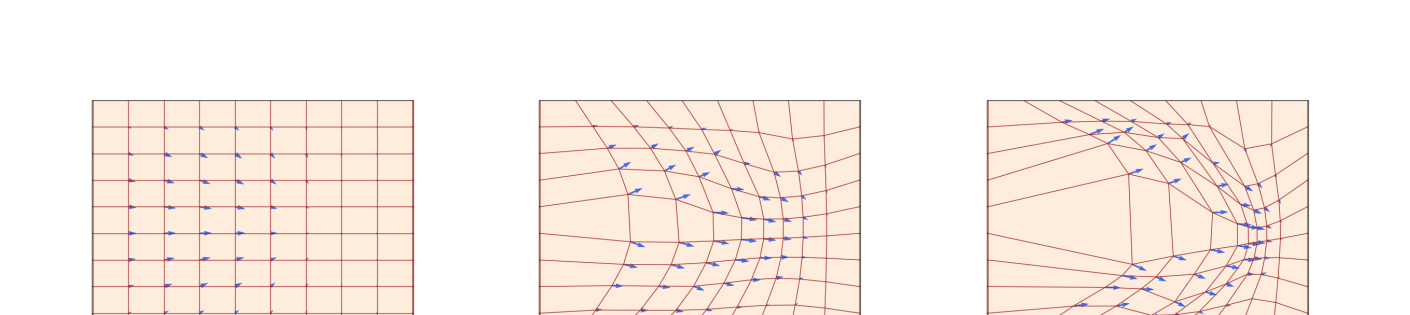
#> input picture translations/assets/fig_02_01.png, 1410 x 315 px, given in place of page_53.png, which was not available
$ python crop_ch06_fig16.py
#> lines starting #> are read from the running program, lines starting #| are printed output that depends on the picture; after the words box and inside, x2 and y2 are one past the last pixel; in counts of white or black regions, pixels touching at a corner belong together; pictures that were not available may be replaced by others from this repository, and a replacement may not be noted
"""Crop Figure 16 from page 53 (MM-DiT architecture, in ch06)."""
import sys
sys.path.insert(0, r"C:\Users\ZhangMH\Desktop\MIT6.S184\translations")
from PIL import Image
import numpy as np

PAGE = 53
PAGE_W, PAGE_H = 1700, 2200
OUT = r"C:\Users\ZhangMH\Desktop\MIT6.S184\translations\assets\fig_06_16.png"

# Search crop to find actual figure region
img = Image.open(fr"C:\Users\ZhangMH\Desktop\MIT6.S184\translations\work\pages\page_{PAGE:02d}.png")
#> img is the input picture: PIL image 1410x315 RGB; mean R, G, B 250.6, 240.5, 233.7
print(f"Page size: {img.size}")
#| Page size: (1410, 315)
# Figure 16 is at the TOP of page 53 (right after "6.3 Case Study..." header on p.53).
# Try a wide search crop
search = img.crop((0, 100, PAGE_W, int(PAGE_H * 0.5)))
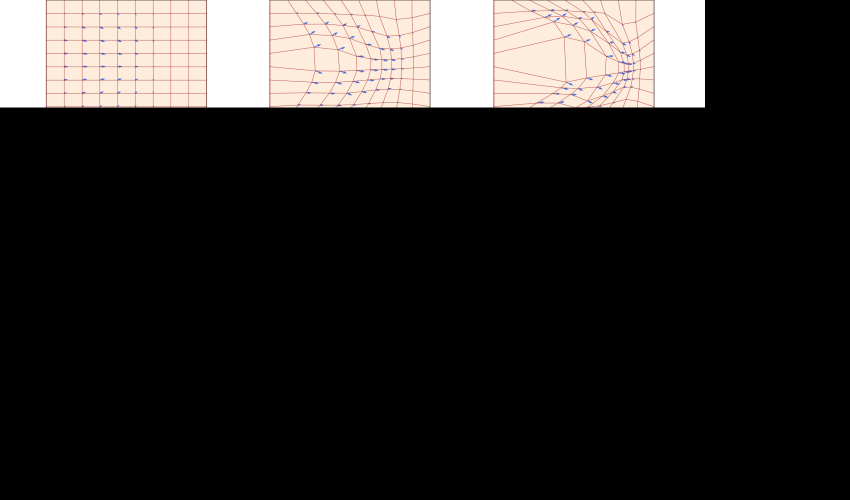
#> search: PIL image 1700x1000 RGB (shown at 1/2 size); mean R, G, B 44.3, 41.7, 39.9
search.save(fr"C:\Users\ZhangMH\Desktop\MIT6.S184\translations\work\debug_fig16_p53_search.png")
print(f"Saved search crop: 1700x{search.size[1]}")
#| Saved search crop: 1700x1000

def trim_white(im, threshold=245, pad=18):
    a = np.array(im.convert("RGB"))
    gray = a.mean(axis=2)
    mask = gray < threshold
    coords = np.argwhere(mask)
    if coords.size == 0:
        return im
    y0, x0 = coords.min(axis=0)
    y1, x1 = coords.max(axis=0)
    y0 = max(0, y0 - pad); x0 = max(0, x0 - pad)
    y1 = min(a.shape[0], y1 + pad); x1 = min(a.shape[1], x1 + pad)
    return im.crop((x0, y0, x1, y1))

# From pixel scan: figure at y=247-933, header at y=129-160, caption at y=940-972
precise = img.crop((180, 240, 1530, 940))
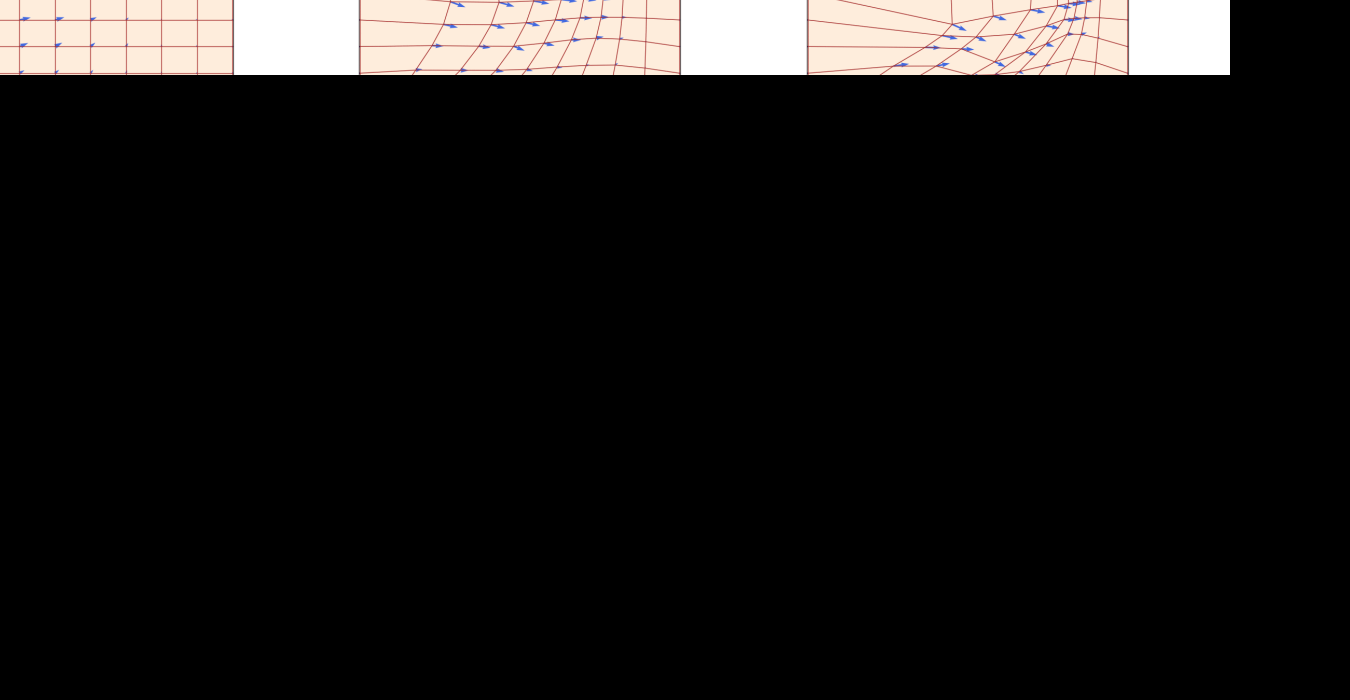
#> precise: PIL image 1350x700 RGB; mean R, G, B 24.2, 22.7, 21.7
precise.save(fr"C:\Users\ZhangMH\Desktop\MIT6.S184\translations\work\debug_fig16_p53_precise.png")
print(f"Precise crop size: {precise.size}")
#| Precise crop size: (1350, 700)

# Trim white
trimmed = trim_white(precise, threshold=245, pad=20)
#> in trim_white, `mask = gray < threshold`:
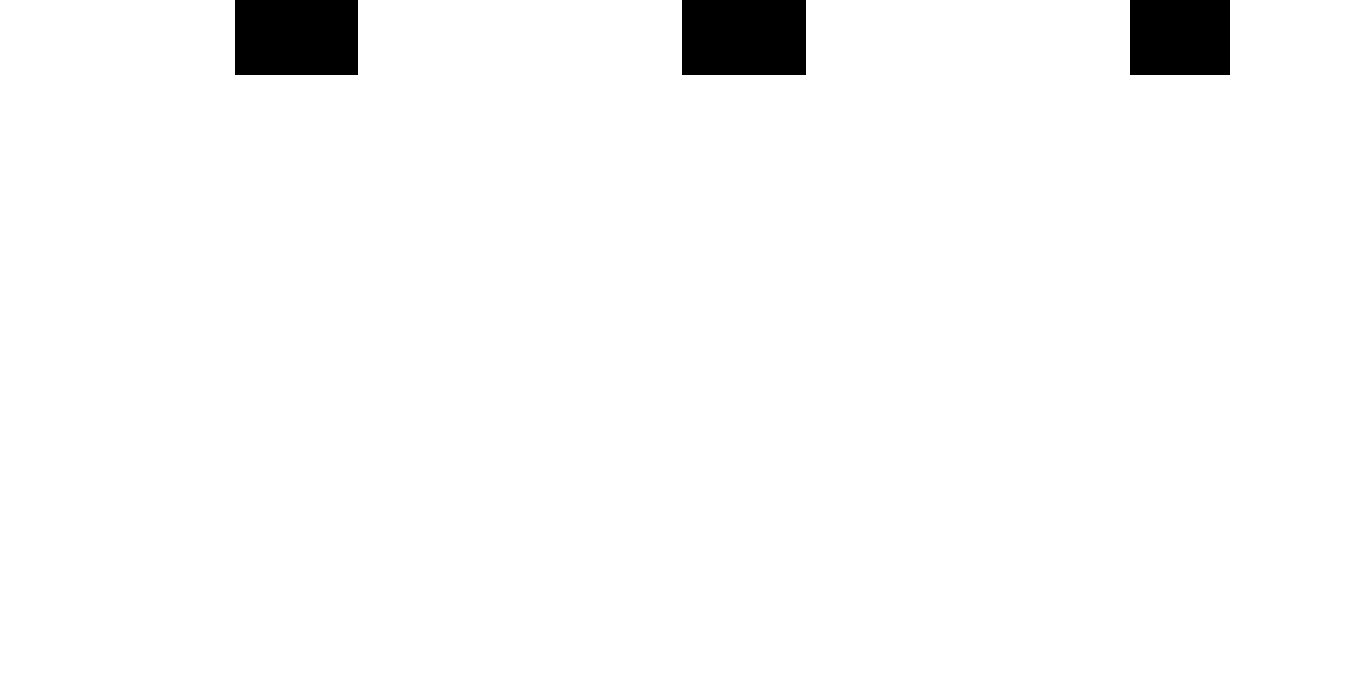
#> mask: shape (700, 1350) bool; 97.2% white; 3 black regions, box (x1, y1, x2, y2) and area: (682, 0, 806, 75) 9300, (235, 0, 358, 75) 9225, (1130, 0, 1230, 75) 7500
#> in trim_white, `coords = np.argwhere(mask)`: coords = 918975 pairs, first value 0 to 699, second value 0 to 1349
#> in trim_white, `y0, x0 = coords.min(axis=0)`: y0 = 0
#> in trim_white, `y1, x1 = coords.max(axis=0)`: y1 = 699; x1 = 1349
#> in trim_white, `y1 = min(a.shape[0], y1 + pad)`: y1 = 700
#> in trim_white, `x1 = min(a.shape[1], x1 + pad)`: x1 = 1350
trimmed.save(OUT)
print(f"Final Figure 16: {trimmed.size} -> {OUT}")
#| Final Figure 16: (1350, 700) -> C:\Users\ZhangMH\Desktop\MIT6.S184\translations\assets\fig_06_16.png

$ run again, on translations/assets/fig_02_02.png
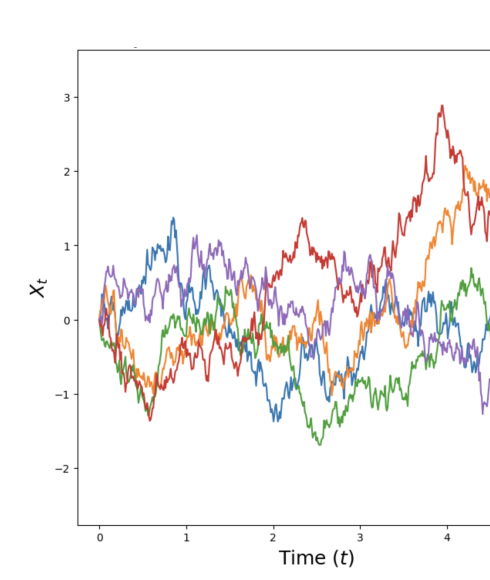
#> input picture translations/assets/fig_02_02.png, 490 x 580 px, given in place of page_53.png, which was not available
#> img is the input picture: PIL image 490x580 RGB; mean R, G, B 246.5, 244.6, 244.1
#| Page size: (490, 580)
#| Saved search crop: 1700x1000
#> `precise = img.crop((180, 240, 1530, 940))`:
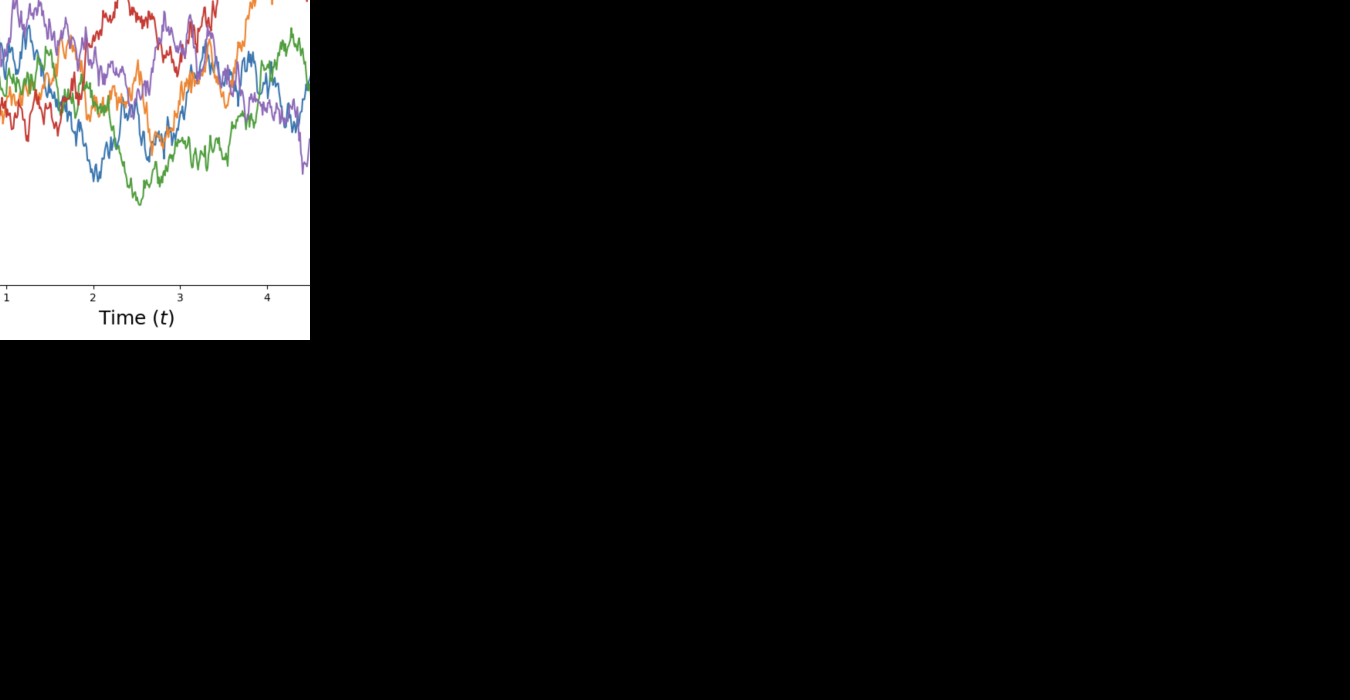
#> precise: PIL image 1350x700 RGB; mean R, G, B 26.7, 26.4, 26.4
#| Precise crop size: (1350, 700)
#> in trim_white, `mask = gray < threshold`:
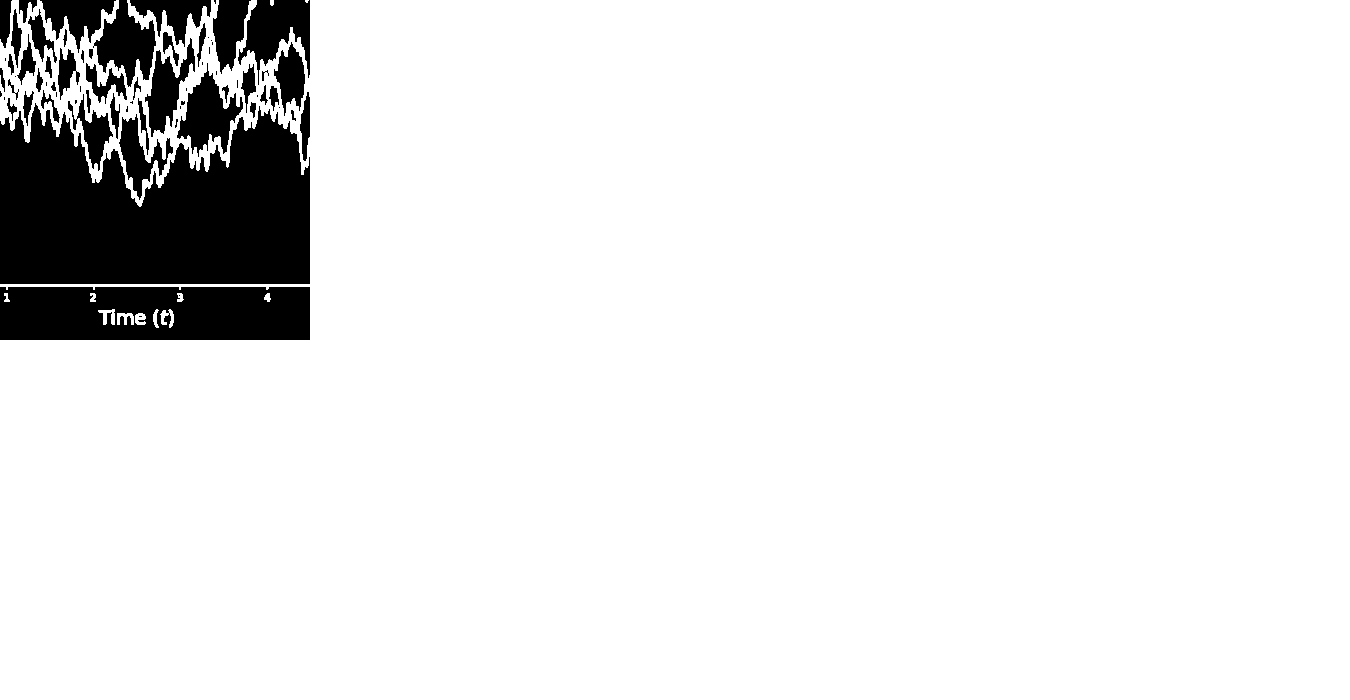
#> mask: shape (700, 1350) bool; 91.1% white; 71 black regions (26 under 20 px), largest, box (x1, y1, x2, y2) and area: (0, 103, 310, 284) 42311, (0, 287, 310, 340) 15654, (238, 0, 310, 85) 3169
#> coords = 860574 pairs, first value 0 to 699, second value 0 to 1349
#> y0 = 0
#> in trim_white, `y1, x1 = coords.max(axis=0)`: y1 = 699; x1 = 1349
#> in trim_white, `y1 = min(a.shape[0], y1 + pad)`: y1 = 700
#> in trim_white, `x1 = min(a.shape[1], x1 + pad)`: x1 = 1350
#| Final Figure 16: (1350, 700) -> C:\Users\ZhangMH\Desktop\MIT6.S184\translations\assets\fig_06_16.png

$ run again, on translations/assets/fig_02_03.png
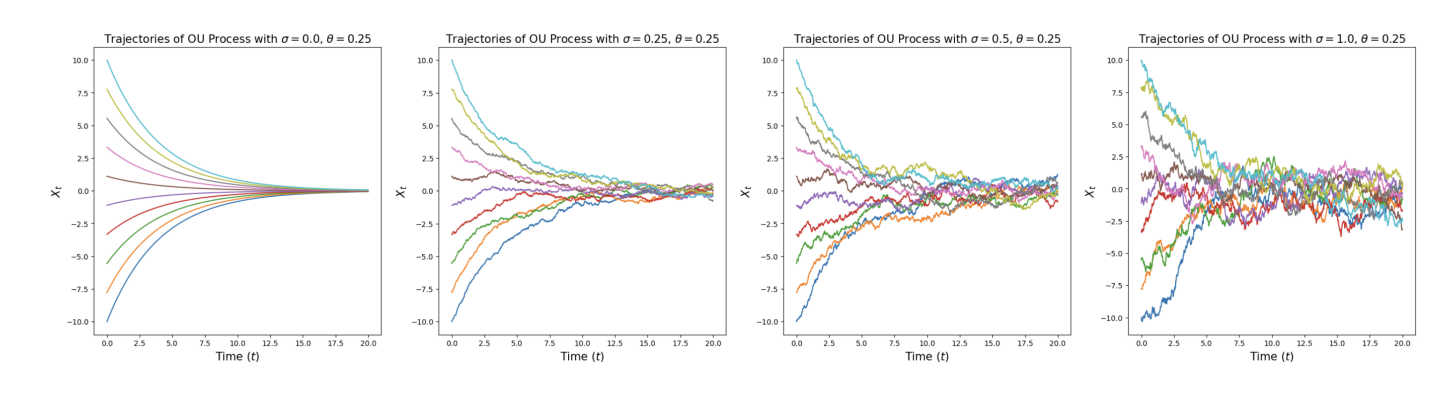
#> input picture translations/assets/fig_02_03.png, 1435 x 400 px, given in place of page_53.png, which was not available
#> img is the input picture: PIL image 1435x400 RGB; mean R, G, B 247.5, 247, 246.6
#| Page size: (1435, 400)
#| Saved search crop: 1700x1000
#> `precise = img.crop((180, 240, 1530, 940))`:
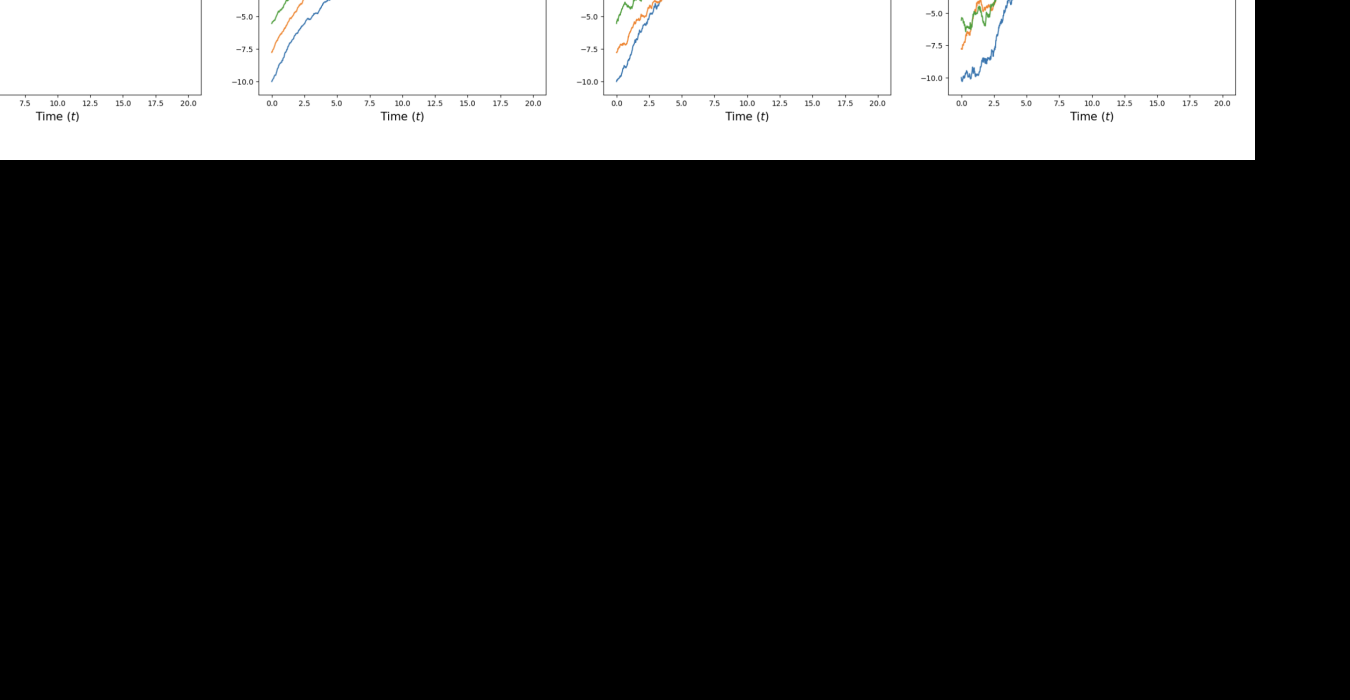
#> precise: PIL image 1350x700 RGB; mean R, G, B 53.4, 53.4, 53.4
#| Precise crop size: (1350, 700)
#> in trim_white, `mask = gray < threshold`:
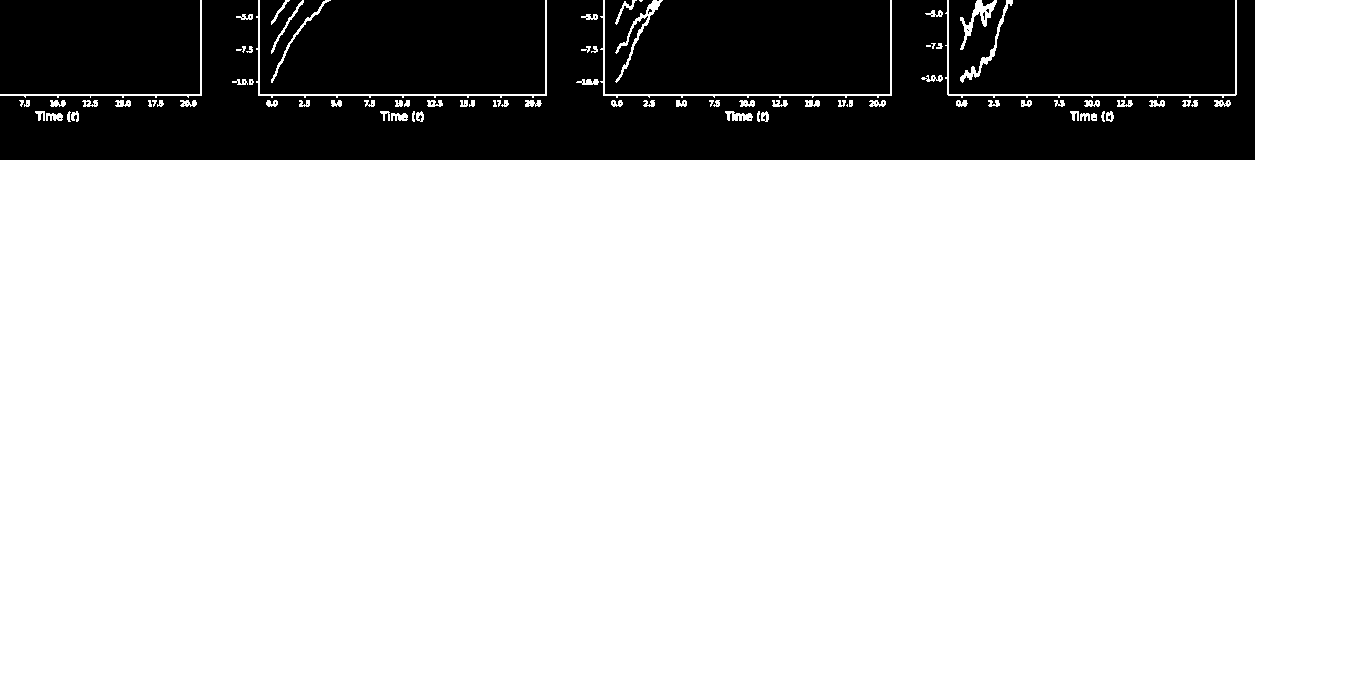
#> mask: shape (700, 1350) bool; 79.8% white; 62 black regions (56 under 20 px), largest, box (x1, y1, x2, y2) and area: (0, 0, 1255, 160) 93902, (260, 0, 545, 94) 26276, (605, 0, 890, 94) 26151, (949, 0, 1235, 94) 25898, (0, 0, 200, 94) 18800, (982, 0, 994, 6) 47
#> coords = 753790 pairs, first value 0 to 699, second value 0 to 1349
#> y0 = 0
#> in trim_white, `y1, x1 = coords.max(axis=0)`: y1 = 699; x1 = 1349
#> in trim_white, `y1 = min(a.shape[0], y1 + pad)`: y1 = 700
#> in trim_white, `x1 = min(a.shape[1], x1 + pad)`: x1 = 1350
#| Final Figure 16: (1350, 700) -> C:\Users\ZhangMH\Desktop\MIT6.S184\translations\assets\fig_06_16.png
